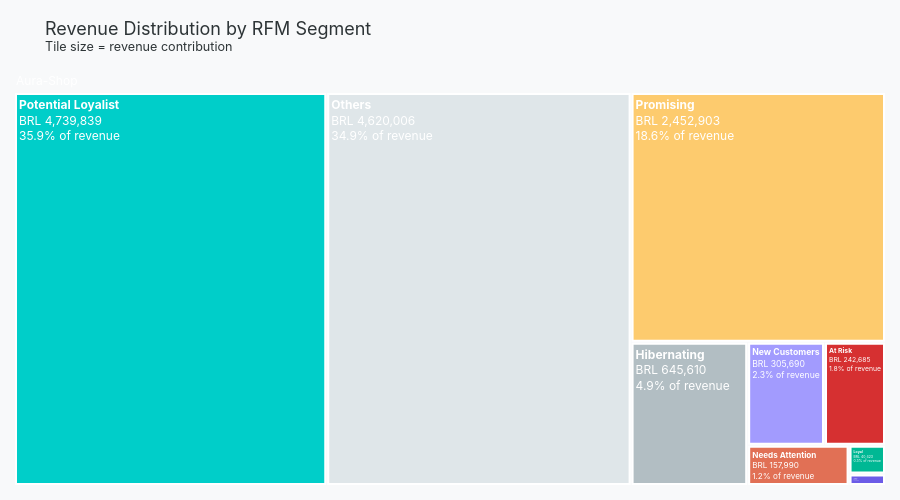

Notebook code for this chart:
### Code cell
fig2 = go.Figure(go.Treemap(
    labels       = seg_stats['segment'],
    parents      = ['Aura-Shop'] * len(seg_stats),
    values       = seg_stats['total_rev'],
    customdata   = seg_stats[['count','cust_share',
                               'avg_clv','rev_share']].values,
    texttemplate = ('<b>%{label}</b><br>'
                    'BRL %{value:,.0f}<br>'
                    '%{customdata[3]:.1f}% of revenue'),
    hovertemplate= (
        '<b>%{label}</b><br>'
        'Revenue     : BRL %{value:,.0f}<br>'
        'Rev share   : %{customdata[3]:.2f}%<br>'
        'Customers   : %{customdata[0]:,}<br>'
        'Cust share  : %{customdata[1]:.1f}%<br>'
        'Avg CLV     : BRL %{customdata[2]:.2f}'
        '<extra></extra>'
    ),
    marker       = dict(
        colors = seg_stats['color'],
        line   = dict(width=2, color=BRAND['white'])
    ),
    textfont     = dict(family=BRAND['font'], size=12,
                        color=BRAND['white'])
))

fig2.update_layout(
    title  = dict(
        text = ('Revenue Distribution by RFM Segment<br>'
                '<sup>Tile size = revenue contribution</sup>'),
        font = dict(size=BRAND['title_size'],
                    family=BRAND['font'],
                    color=BRAND['dark'])
    ),
    height        = 500,
    paper_bgcolor = BRAND['paper_bg'],
    margin        = dict(l=10, r=10, t=70, b=10)
)

fig2.show()
print("Revenue treemap — shows how Potential Loyalist and Promising")
print("dominate revenue despite Champions having highest avg CLV")

### Figure 1 — Plotly figure (JSON) as saved in the notebook; plotly's stock layout.template omitted (floating-point values rounded to 4 significant figures)
{"data": [{"customdata": [[959.0, 1.03, 253.1, 1.84], [19.0, 0.02, 860.7, 0.12], [15730.0, 16.85, 41.03, 4.88], [102.0, 0.11, 396.3, 0.31], [597.0, 0.64, 264.6, 1.19], [7601.0, 8.14, 40.22, 2.31], [28300.0, 30.31, 163.2, 34.94], [22160.0, 23.74, 213.9, 35.85], [17880.0, 19.15, 137.2, 18.55]], "hovertemplate": "<b>%{label}</b><br>Revenue     : BRL %{value:,.0f}<br>Rev share   : %{customdata[3]:.2f}%<br>Customers   : %{customdata[0]:,}<br>Cust share  : %{customdata[1]:.1f}%<br>Avg CLV     : BRL %{customdata[2]:.2f}<extra></extra>", "labels": ["At Risk", "Champions", "Hibernating", "Loyal", "Needs Attention", "New Customers", "Others", "Potential Loyalist", "Promising"], "marker": {"colors": ["#D63031", "#6C5CE7", "#B2BEC3", "#00B894", "#E17055", "#A29BFE", "#DFE6E9", "#00CEC9", "#FDCB6E"], "line": {"color": "#FFFFFF", "width": 2}}, "parents": ["Aura-Shop", "Aura-Shop", "Aura-Shop", "Aura-Shop", "Aura-Shop", "Aura-Shop", "Aura-Shop", "Aura-Shop", "Aura-Shop"], "textfont": {"color": "#FFFFFF", "family": "Inter, Segoe UI, Arial, sans-serif", "size": 12}, "texttemplate": "<b>%{label}</b><br>BRL %{value:,.0f}<br>%{customdata[3]:.1f}% of revenue", "type": "treemap", "values": [242700.0, 16350.0, 645600.0, 40420.0, 158000.0, 305700.0, 4620000.0, 4740000.0, 2453000.0]}], "layout": {"height": 500, "margin": {"b": 10, "l": 10, "r": 10, "t": 70}, "paper_bgcolor": "#F8F9FA", "title": {"font": {"color": "#2D3436", "family": "Inter, Segoe UI, Arial, sans-serif", "size": 18}, "text": "Revenue Distribution by RFM Segment<br><sup>Tile size = revenue contribution</sup>"}}}
